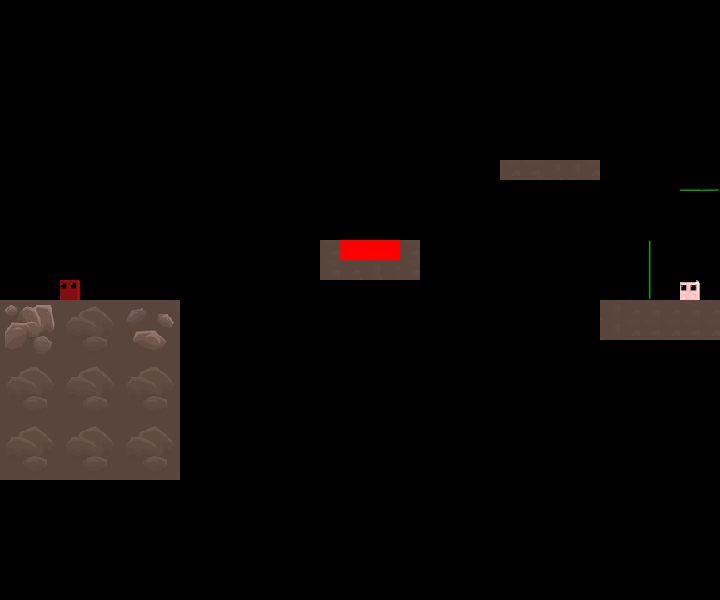

This game map was drawn from its Tiled (.tmx) file and the tilesets committed beside it. A one-line description and the trimmed map source follow:
An orthogonal 36x30 tile map with 20x20 px tiles, 1 tile layer (stationary), 5 tilesets and 11 objects.

<map version="1.10" tiledversion="1.10.2" orientation="orthogonal" renderorder="right-down" width="36" height="30" tilewidth="20" tileheight="20" infinite="0" nextlayerid="8" nextobjectid="95">
 <tileset firstgid="1" name="foresttiles01" tilewidth="20" tileheight="20" tilecount="900" columns="30">
  <image source="foresttiles01.png" width="600" height="600" />
 </tileset>
 <tileset firstgid="901" name="meatboy" tilewidth="20" tileheight="20" tilecount="1" columns="1">
  <image source="meatboy.png" width="20" height="20" />
 </tileset>
 <tileset firstgid="902" name="bandagegirl" tilewidth="20" tileheight="20" tilecount="1" columns="1">
  <image source="bandagegirl.png" width="20" height="20" />
 </tileset>
 <tileset firstgid="903" name="lavapool" tilewidth="20" tileheight="20" tilecount="3" columns="3">
  <image source="lavapool.png" width="60" height="20" />
 </tileset>
 <tileset firstgid="906" name="laserbarrier" tilewidth="20" tileheight="20" tilecount="6" columns="6">
  <image source="laserbarrier.png" width="120" height="20" />
 </tileset>
 <layer id="2" name="stationary" width="36" height="30">
  <data>[1080 cells, 115 non-empty, 37 distinct tile ids]</data>
 </layer>
 <objectgroup id="4" name="rectangle">
  <object id="84" x="320" y="240" width="20" height="40" />
  <object id="86" x="500" y="160" width="100" height="20" />
  <object id="39" x="0" y="300" width="180" height="180" />
  <object id="83" x="600" y="300" width="120" height="40" />
  <object id="89" x="400" y="240" width="20" height="40" />
 </objectgroup>
 <objectgroup id="5" name="saws">
  <object id="79" x="224" y="280" width="126" height="126">
   <ellipse />
  </object>
  <object id="85" x="450" y="200" width="60" height="60">
   <ellipse />
  </object>
  <object id="81" x="400" y="280" width="126" height="126">
   <ellipse />
  </object>
 </objectgroup>
 <objectgroup id="6" name="lavapool">
  <object id="90" x="340" y="240" width="60" height="20" />
 </objectgroup>
 <objectgroup id="7" name="laserbarrier">
  <object id="92" x="680" y="188" width="40" height="4" />
  <object id="93" x="648" y="240" width="4" height="60" />
 </objectgroup>
</map>
